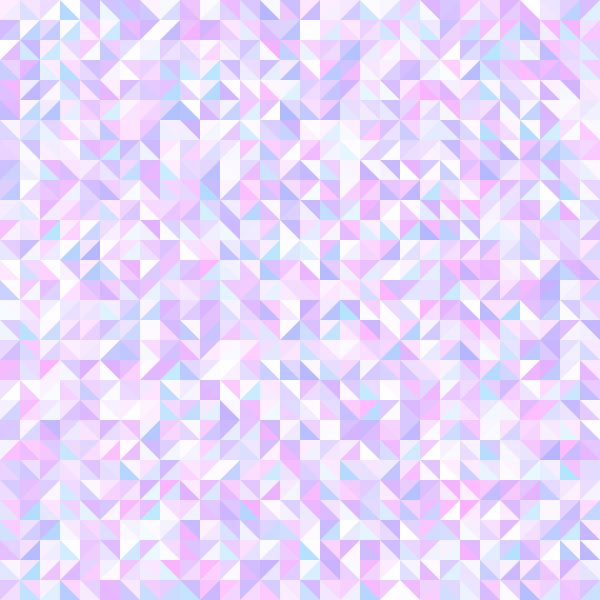
Frame 1 (no input)
Frame 60 (the mouse pressed at the canvas centre just before this capture): identical to frame 1, image omitted
Frame 120 (the mouse held since frame 60 and released just before this capture): identical to frame 1, image omitted

The Processing sketch that drew this single still picture (run headless with seeded random() and noise(); from frame 60 on, the mouse is pressed at the canvas centre):

// Processing sketch: dream
// ── dream.pde
// 色パレットの例
// 夢色パステル

void setup() {
  size(600, 600);

  // 色空間はHSB
  colorMode(HSB, 360, 100, 100);
  noStroke();

  // 2重のfor文でグリッドを描く
  for (int iy = 0; iy < 30; iy++) {
    for (int ix = 0; ix < 30; ix++) {
      float h = random(200, 300);
      float s = random(0, 30);
      float b = 100;
      fill(h, s, b);

      rect(
        ix * 20, iy * 20,
        20, 20
      );

      // 三角形の色も同様に決める
      h = random(250, 300);
      s = random(0, 30);
      b = 100;
      fill(h, s, b);
      // ランダムな向きで三角形を描く
      if (random(0, 100) < 50) {
        triangle(
          ix * 20, iy * 20,
          ix * 20 + 20, iy * 20,
          ix * 20 + 20, iy * 20 + 20
        );
      } else {
        triangle(
          ix * 20, iy * 20,
          ix * 20, iy * 20 + 20,
          ix * 20 + 20, iy * 20
        );
      }
    }
  }
}

void draw() {
}

// クリックしたとき、キャンバスを画像として保存
void mousePressed() {
  save("grid-dream.png");
}
